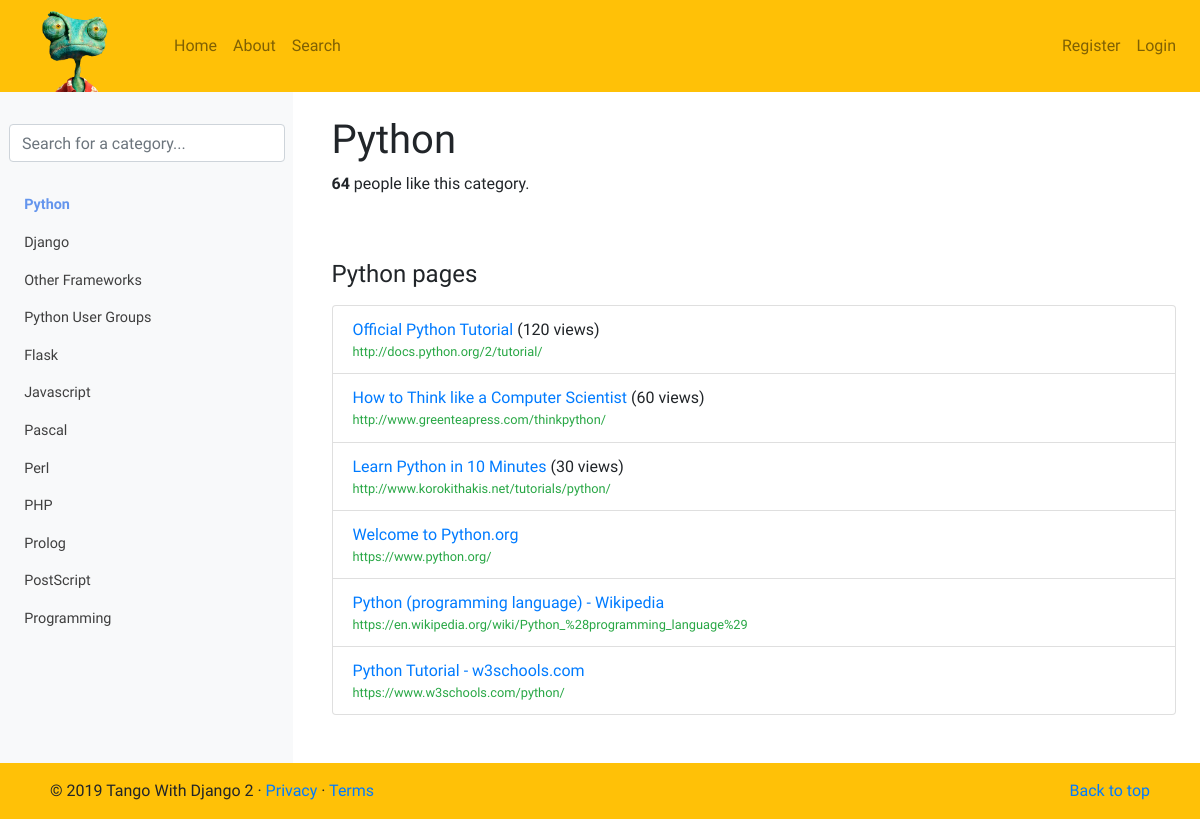
/rango/category/python/, run on an earlier commit of the app's database.
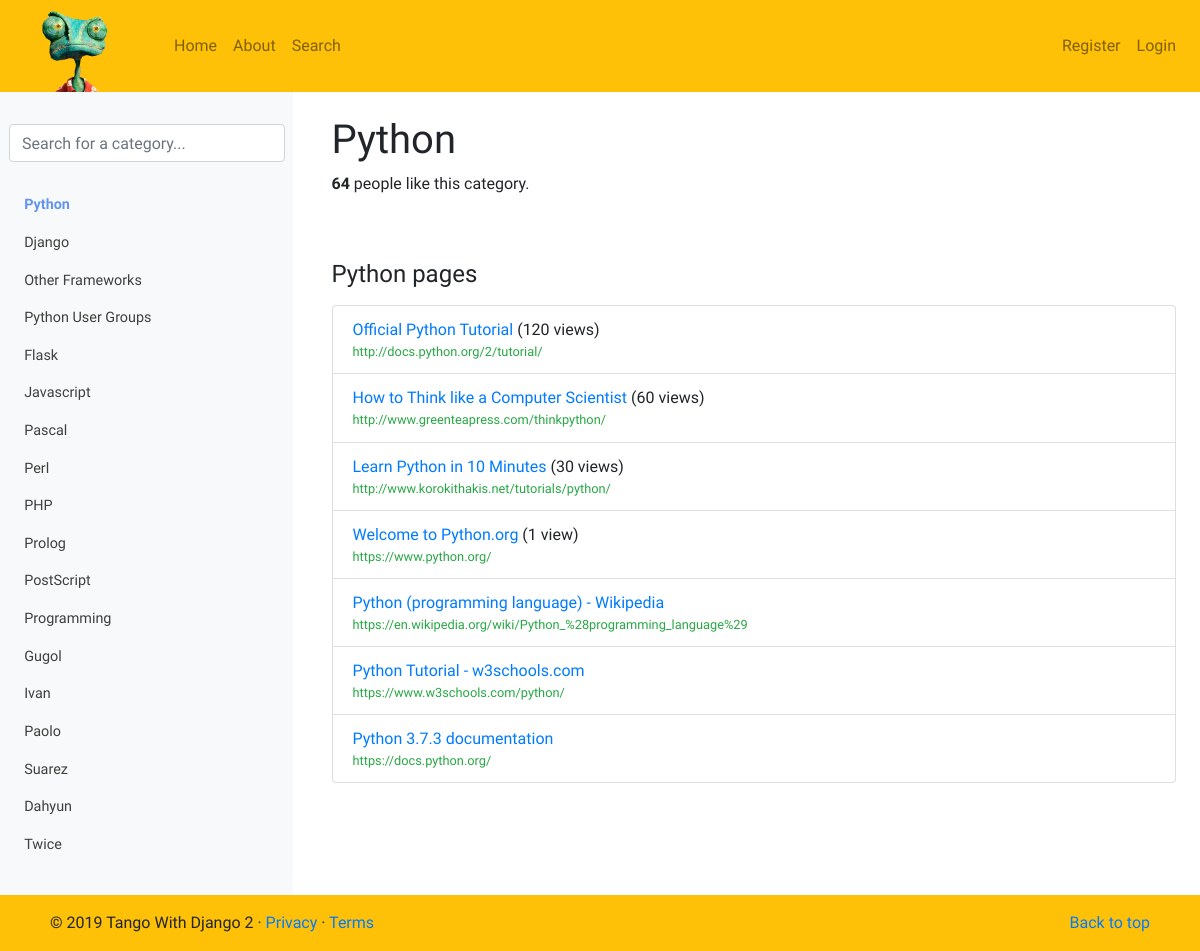
And on a later commit of the database.
### rango/models.py (models this page shows, shortened)
class Category(models.Model):
    name = models.CharField(max_length=128, unique=True)
    views = models.IntegerField(default=0)
    likes = models.IntegerField(default=0)
    slug = models.SlugField(unique=True)
    class Meta:
        verbose_name_plural = 'Categories'

class Page(models.Model):
    category = models.ForeignKey(Category, on_delete=models.CASCADE)
    title = models.CharField(max_length=128)
    url = models.URLField()
    views = models.IntegerField(default=0)

### rango/views.py (the view)
# urls.py: path('category/<slug:category_name_slug>/',views.show_category, name='show_category'),
def show_category(request, category_name_slug):
    context_dict = {}
    try:
        category = Category.objects.get(slug=category_name_slug)
        pages = Page.objects.filter(category=category).order_by('-views')
        context_dict['pages'] = pages
        context_dict['category'] = category
    except Category.DoesNotExist:
        context_dict['category'] = None
        context_dict['pages'] = None
    context_dict['query'] = category.name
    result_list = []
    if request.method == 'POST':
        query = request.POST['query'].strip()
        if query:
            result_list = run_query(query)
            context_dict['query'] = query
            context_dict['result_list'] = result_list
    return render(request, 'rango/category.html', context_dict)

### rango/templatetags/rango_template_tags.py (called while the page is built)
@register.inclusion_tag('rango/cats.html')
def get_category_list(cat=None):
    return {'cats': Category.objects.all(), 'act_cat': cat}

### templates/rango/category.html (shortened to what this page needs)
{% extends 'rango/base.html' %}
{% load staticfiles %}
{% block body_block %}
    {% if category %}
        <div class="container-fluid pt-4 pb-3">
            <h1 class="m-0 mb-2">{{ category.name }}</h1>
            <strong id="like_count">{{ category.likes }}</strong> people like this category.
        </div>
        {% if pages %}
        <div class="container-fluid mt-5 mb-2">
            <h4 class="mb-3">{{ category.name }} pages</h4>
            <ul id="pages" class="p-0">
                {% for page in pages %}
                    <li class="list-group-item">
                        <a href="{% url 'rango:goto' %}?page_id={{ page.id }}">{{ page.title }}</a>
                        {% if page.views > 1 %}
                            ({{ page.views }} views)
                        {% elif page.views == 1 %}
                            ({{ page.views }} view)
                        {% endif %}
                        <small class="d-block text-success">{{ page.url }}</small>
                    </li>
                {% endfor %}
            </ul>
        </div>
        {% else %}
            <strong>No pages currently in category.</strong>
        {% endif %}
    {% else %}
        The specified category does not exist!
    {% endif %}
{% endblock %}

### templates/rango/cats.html (shortened to what this page needs)
<div id="catlst" class="mb-4">
    <ul class="nav flex-column">
        {% if cats %}
            {% for c in cats %}
                {% if c == act_cat %}
                    <li class="nav-item">
                        <a class="nav-link active" href="{% url 'rango:show_category' c.slug %}">
                            &nbsp;&nbsp;{{ c.name }}
                        </a>
                    </li>
                {% else %}
                    <li class="nav-item">
                        <a class="nav-link" href="{% url 'rango:show_category' c.slug %}">
                            &nbsp;&nbsp;{{ c.name }}
                        </a>
                    </li>
                {% endif %}
            {% endfor %}
        {% else %}
            <li class="nav-item">No Categories Yet!</li>
        {% endif %}
    </ul>
</div>

What changed in the data, as far as the page shows it:
added Category: name "Gugol"
added Category: name "Ivan"
added Category: name "Paolo"
added Category: name "Suarez"
added Category: name "Dahyun"
added Category: name "Twice"
changed Page "Welcome to Python.org": views (not shown) → "1"
added Page: title "Python 3.7.3 documentation", url "https://docs.python.org/"
